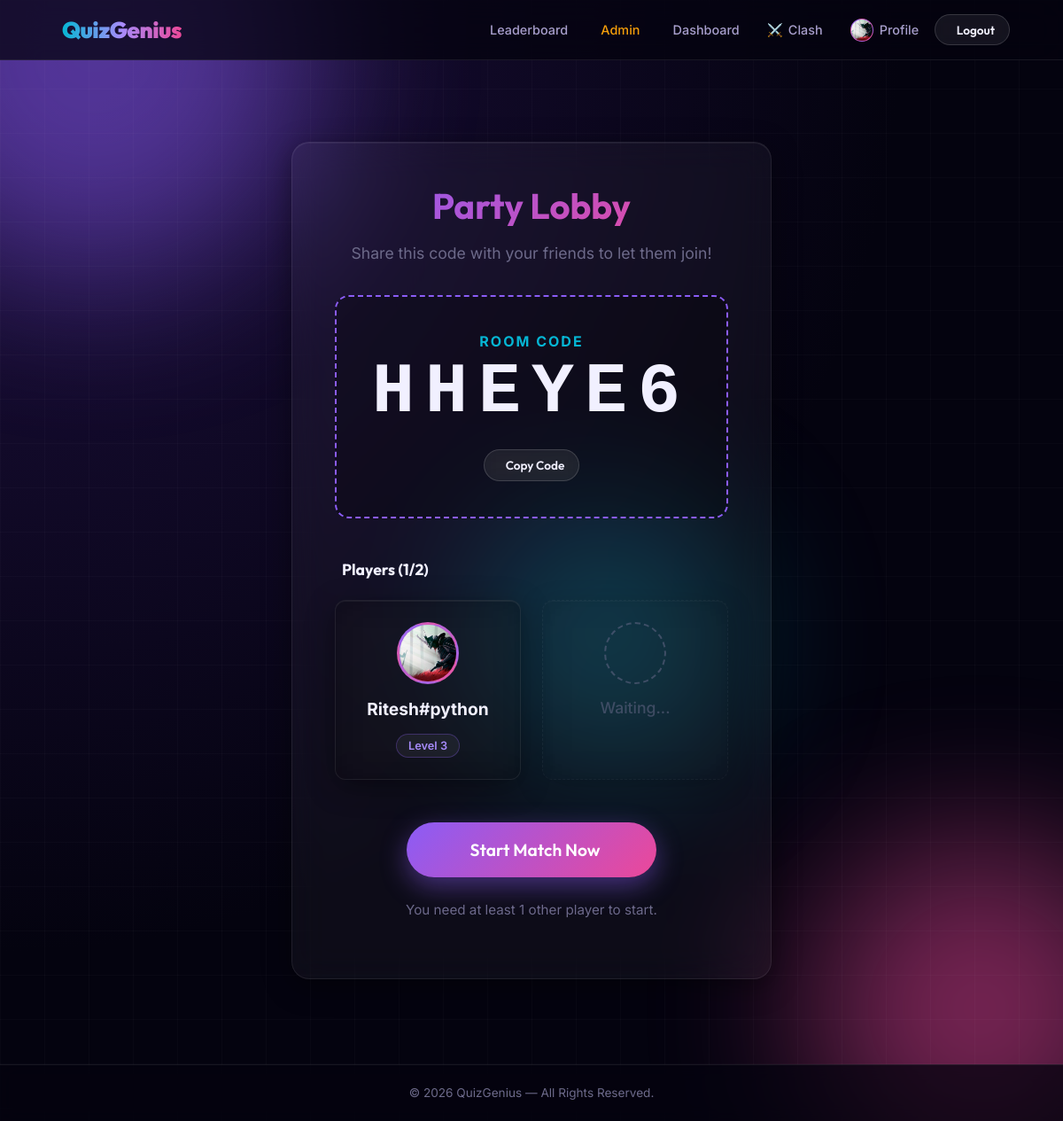
Page /party/HHEYE6 (signed in) on the committed database.
### tables this page shows
CREATE TABLE users (
    id            INTEGER PRIMARY KEY AUTOINCREMENT,
    username      TEXT    NOT NULL UNIQUE,
    email         TEXT    NOT NULL UNIQUE,
    password_hash TEXT    NOT NULL,
    xp            INTEGER NOT NULL DEFAULT 0,
    level         INTEGER NOT NULL DEFAULT 1,
    created_at    TIMESTAMP DEFAULT CURRENT_TIMESTAMP
, avatar_url TEXT, role TEXT DEFAULT 'user');

CREATE TABLE parties (
                room_code TEXT PRIMARY KEY,
                host_id INTEGER,
                max_size INTEGER,
                status TEXT DEFAULT 'waiting',
                created_at TIMESTAMP DEFAULT CURRENT_TIMESTAMP
            , question_ids_json TEXT);

### backend/routes.py (the view)
@main.route("/party/<room_code>")
@login_required
def party_lobby(room_code):
    user = get_current_user()
    party = query_db("SELECT * FROM parties WHERE room_code = ?", (room_code,), one=True)
    if not party:
        flash("Room not found.", "error")
        return redirect(url_for("main.clash"))
    if party["status"] == "in_progress":
        return redirect(url_for("main.party_quiz_setup", room_code=room_code))
    members = query_db("""
        SELECT u.id, u.username, u.avatar_url, u.level
        FROM party_members pm
        JOIN users u ON pm.user_id = u.id
        WHERE pm.room_code = ?
        ORDER BY pm.joined_at ASC
    """, (room_code,))
    is_host = (party["host_id"] == user.id)
    return render_template("party_lobby.html", party=party, members=members, is_host=is_host)

### backend/auth.py (called while the page is built)
def get_current_user() -> User | None:
    user_id = session.get(SESSION_USER_ID)
    if user_id is None:
        return None
    try:
        execute_db("ALTER TABLE users ADD COLUMN role TEXT DEFAULT 'user'")
    except Exception:
        pass
    row = query_db("SELECT * FROM users WHERE id = ?", (user_id,), one=True)
    if row:
        user = User(row)
        user.avatar_url = row["avatar_url"] if "avatar_url" in row.keys() else None
        user.role = row["role"] if "role" in row.keys() else "user"
        return user
    return None

def login_required(f):
    from functools import wraps
    from flask import redirect, url_for
    @wraps(f)
    def decorated(*args, **kwargs):
        if SESSION_USER_ID not in session:
            return redirect(url_for("main.login"))
        return f(*args, **kwargs)
    return decorated

### backend/database.py (called while the page is built)
def get_db():
    if "db" not in g:
        db_path = current_app.config["DATABASE_PATH"]
        os.makedirs(os.path.dirname(db_path), exist_ok=True)
        g.db = sqlite3.connect(db_path, detect_types=sqlite3.PARSE_DECLTYPES)
        g.db.row_factory = sqlite3.Row  # rows behave like dicts
    return g.db

def query_db(sql, args=(), one=False):
    cur = get_db().execute(sql, args)
    rv = cur.fetchall()
    cur.close()
    return (rv[0] if rv else None) if one else rv

def execute_db(sql, args=()):
    db = get_db()
    cur = db.execute(sql, args)
    db.commit()
    last_id = cur.lastrowid
    cur.close()
    return last_id

### backend/routes.py (called while the page is built)
@main.context_processor
def inject_user():
    return {"current_user": get_current_user()}

### templates/party_lobby.html (shortened to what this page needs)
{% extends "base.html" %}
{% block content %}
<div class="glass fade-in hover-glow" style="max-width: 800px; margin: 3rem auto; padding: 3rem; text-align: center; border-radius: 20px;">
    <h2 class="text-gradient mb-2" style="font-size: 2.5rem;"> Party Lobby</h2>
    <p class="text-muted mb-4" style="font-size: 1.1rem;">Share this code with your friends to let them join!</p>
    <div style="background: var(--card-inner-bg); border: 2px dashed var(--primary); border-radius: 16px; padding: 2.5rem; margin-bottom: 3rem; position: relative;">
        <div style="font-size: 1rem; text-transform: uppercase; letter-spacing: 2px; color: var(--accent); margin-bottom: 0.5rem; font-weight: 700;">Room Code</div>
        <div style="font-size: 5rem; font-weight: 800; letter-spacing: 12px; color: var(--text-main); font-family: 'Courier New', Courier, monospace; line-height: 1;">{{ party.room_code }}</div>
        <button class="btn btn-glass mt-3" onclick="navigator.clipboard.writeText('{{ party.room_code }}'); alert('Room Code Copied!');" style="padding: 0.5rem 1rem; font-size: 0.85rem;"> Copy Code</button>
    </div>
    <h3 class="history-title text-left" style="margin-bottom: 1.5rem;"> Players ({{ members|length }}/{{ party.max_size }})</h3>
    <div class="dashboard-grid" style="grid-template-columns: repeat(auto-fit, minmax(150px, 1fr)); gap: 1.5rem; margin-bottom: 3rem;">
        {% for m in members %}
        <div class="glass hover-glow" style="padding: 1.5rem 1rem; border-radius: 12px; display: flex; flex-direction: column; align-items: center; background: var(--card-inner-bg); border: 1px solid var(--glass-border);">
            <div class="player-avatar" data-name="{{ m.username }}" style="width: 70px; height: 70px; font-size: 2rem; margin-bottom: 1rem; position: relative; border-width: 3px;">
                {% if m.avatar_url %}
                    <img src="{{ m.avatar_url }}" alt="Avatar">
                {% else %}
                    {{ m.username[0]|upper }}
                {% endif %}
            </div>
            <div style="font-weight: 700; font-size: 1.2rem; color: var(--text-main); width: 100%; overflow: hidden; text-overflow: ellipsis; white-space: nowrap; text-align: center;" title="{{ m.username }}">{{ m.username }}</div>
            <div class="badge mt-2" style="font-size: 0.8rem; background: rgba(255,255,255,0.05);">Level {{ m.level }}</div>
        </div>
        {% endfor %}
        {% for i in range(party.max_size - members|length) %}
        <div class="glass" style="padding: 1.5rem 1rem; border-radius: 12px; display: flex; flex-direction: column; align-items: center; background: rgba(0,0,0,0.1); border-style: dashed; opacity: 0.5;">
            <div style="width: 70px; height: 70px; border-radius: 50%; border: 2px dashed var(--text-muted); display: flex; align-items: center; justify-content: center; font-size: 2rem; color: var(--text-muted); margin-bottom: 1rem;">
            </div>
            <div style="font-weight: 500; font-size: 1.1rem; color: var(--text-muted);">Waiting...</div>
        </div>
        {% endfor %}
    </div>
    {% if is_host %}
        <form action="{{ url_for('main.start_party_match', room_code=party.room_code) }}" method="POST">
            <button type="submit" class="btn btn-primary" style="padding: 1.2rem 4rem; font-size: 1.2rem; border-radius: 999px; box-shadow: 0 10px 30px var(--primary-glow);" {% if members|length < 2 %}disabled{% endif %}>
                 Start Match Now
            </button>
        </form>
        {% if members|length < 2 %}
            <p class="text-muted mt-3" style="font-size: 0.95rem;">You need at least 1 other player to start.</p>
        {% endif %}
    {% endif %}
</div>
{% endblock %}

### templates/base.html (shortened to what this page needs)
<!DOCTYPE html>
<html lang="en">
<head>
    <link rel="stylesheet" href="{{ url_for('static', filename='css/style.css') }}">
</head>
<body>
    <div class="bg-animation">
        <div class="orb orb-1"></div>
        <div class="orb orb-2"></div>
        <div class="orb orb-3"></div>
    </div>
    <header class="navbar">
        <div class="logo">
            <a href="{{ url_for('main.home') }}"><span>QuizGenius</span></a>
        </div>
        <nav class="nav-links">
            <a href="#" id="theme-toggle" title="Toggle Theme" style="padding: 0.45rem;">
            </a>
            <a href="{{ url_for('main.leaderboard') }}"> Leaderboard</a>
            {% if current_user %}
                {% if current_user.role == 'admin' %}
                    <a href="{{ url_for('main.admin_dashboard') }}" style="color: var(--warning);"> Admin</a>
                {% endif %}
                <a href="{{ url_for('main.dashboard') }}"> Dashboard</a>
                <a href="{{ url_for('main.clash') }}"><span class="theme-emoji">⚔️</span> Clash</a>
                <a href="{{ url_for('main.profile') }}" style="display:flex;align-items:center;gap:7px;">
                    <div class="player-avatar" data-name="{{ current_user.username }}" style="width:26px;height:26px;font-size:0.75rem;border-width:1px;">
                        {% if current_user.avatar_url %}
                            <img src="{{ current_user.avatar_url }}" alt="Avatar">
                        {% else %}
                            {{ current_user.username[0]|upper }}
                        {% endif %}
                    </div>
                    Profile
                </a>
                <a href="{{ url_for('main.logout') }}" class="btn btn-glass btn-sm"> Logout</a>
            {% else %}
                <a href="{{ url_for('main.login') }}" class="btn btn-glass btn-sm">Login</a>
                <a href="{{ url_for('main.register') }}" class="btn btn-primary btn-sm">Sign Up <i class="ph ph-arrow-right"></i></a>
            {% endif %}
        </nav>
    </header>
    <main class="main-container">
        {% block content %}{% endblock %}
    </main>
    <footer class="site-footer">
        <p>&copy; 2026 QuizGenius &mdash; All Rights Reserved.</p>
    </footer>
</body>
</html>

### rows in the picture
users: avatar_url (picture), username "Ritesh#python", level "3"
parties: room_code "HHEYE6", max_size "2"

### other values in the picture
{{ members|length }} "1"
